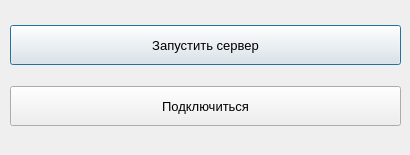
<?xml version="1.0" encoding="UTF-8"?>
<ui version="4.0">
 <class>Dialog</class>
 <widget class="QDialog" name="Dialog">
  <property name="geometry">
   <rect>
    <x>0</x>
    <y>0</y>
    <width>410</width>
    <height>155</height>
   </rect>
  </property>
  <property name="font">
   <font>
    <family>Segoe UI</family>
    <pointsize>10</pointsize>
   </font>
  </property>
  <property name="windowTitle">
   <string>Сетевая игра</string>
  </property>
  <widget class="QWidget" name="verticalLayoutWidget">
   <property name="geometry">
    <rect>
     <x>10</x>
     <y>10</y>
     <width>391</width>
     <height>131</height>
    </rect>
   </property>
   <layout class="QVBoxLayout" name="verticalLayout">
    <item>
     <widget class="QPushButton" name="start_server_button">
      <property name="sizePolicy">
       <sizepolicy hsizetype="Minimum" vsizetype="Expanding">
        <horstretch>0</horstretch>
        <verstretch>0</verstretch>
       </sizepolicy>
      </property>
      <property name="maximumSize">
       <size>
        <width>16777215</width>
        <height>40</height>
       </size>
      </property>
      <property name="font">
       <font>
        <family>Segoe UI</family>
        <pointsize>10</pointsize>
       </font>
      </property>
      <property name="text">
       <string>Запустить сервер</string>
      </property>
     </widget>
    </item>
    <item>
     <widget class="QPushButton" name="connect_button">
      <property name="sizePolicy">
       <sizepolicy hsizetype="Minimum" vsizetype="Expanding">
        <horstretch>0</horstretch>
        <verstretch>0</verstretch>
       </sizepolicy>
      </property>
      <property name="maximumSize">
       <size>
        <width>16777215</width>
        <height>40</height>
       </size>
      </property>
      <property name="font">
       <font>
        <family>Segoe UI</family>
        <pointsize>10</pointsize>
       </font>
      </property>
      <property name="text">
       <string>Подключиться</string>
      </property>
     </widget>
    </item>
   </layout>
  </widget>
 </widget>
 <resources/>
 <connections/>
</ui>
